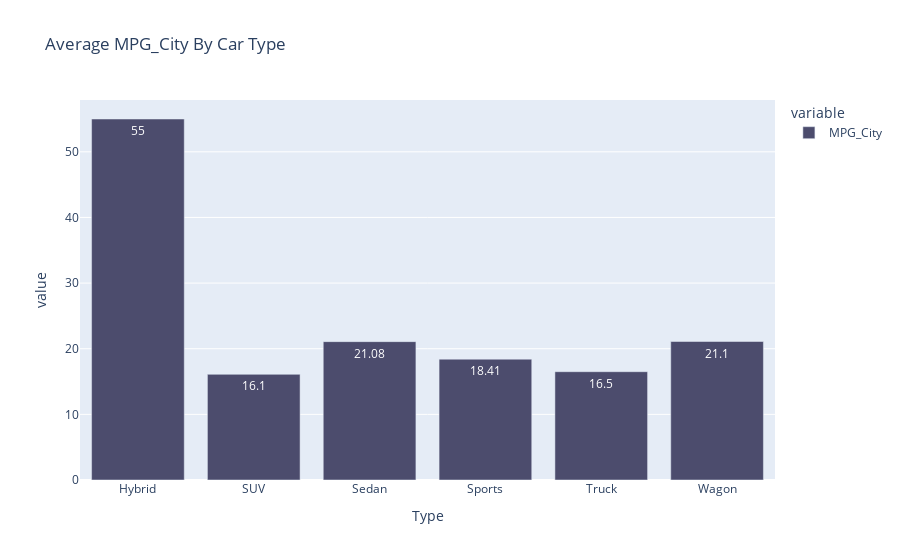

Notebook code for this chart:
### Code cell
msrp = df.groupby('Type')['MPG_City'].mean().round(2)
fig = px.bar(msrp,title='Average MPG_City By Car Type',text_auto=True)
fig.update_traces(marker_color='#4C4C6D')
fig.show()

### Figure 1 — Plotly figure (JSON) as saved in the notebook; plotly's stock layout.template omitted (floating-point values rounded to 4 significant figures)
{"data": [{"alignmentgroup": "True", "hovertemplate": "variable=MPG_City<br>Type=%{x}<br>value=%{y}<extra></extra>", "legendgroup": "MPG_City", "marker": {"color": "#4C4C6D", "pattern": {"shape": ""}}, "name": "MPG_City", "offsetgroup": "MPG_City", "orientation": "v", "showlegend": true, "textposition": "auto", "texttemplate": "%{y}", "type": "bar", "x": ["Hybrid", "SUV", "Sedan", "Sports", "Truck", "Wagon"], "xaxis": "x", "y": [55, 16.1, 21.08, 18.41, 16.5, 21.1], "yaxis": "y"}], "layout": {"barmode": "relative", "legend": {"title": {"text": "variable"}, "tracegroupgap": 0}, "title": {"text": "Average MPG_City By Car Type"}, "xaxis": {"anchor": "y", "domain": [0, 1], "title": {"text": "Type"}}, "yaxis": {"anchor": "x", "domain": [0, 1], "title": {"text": "value"}}}}
